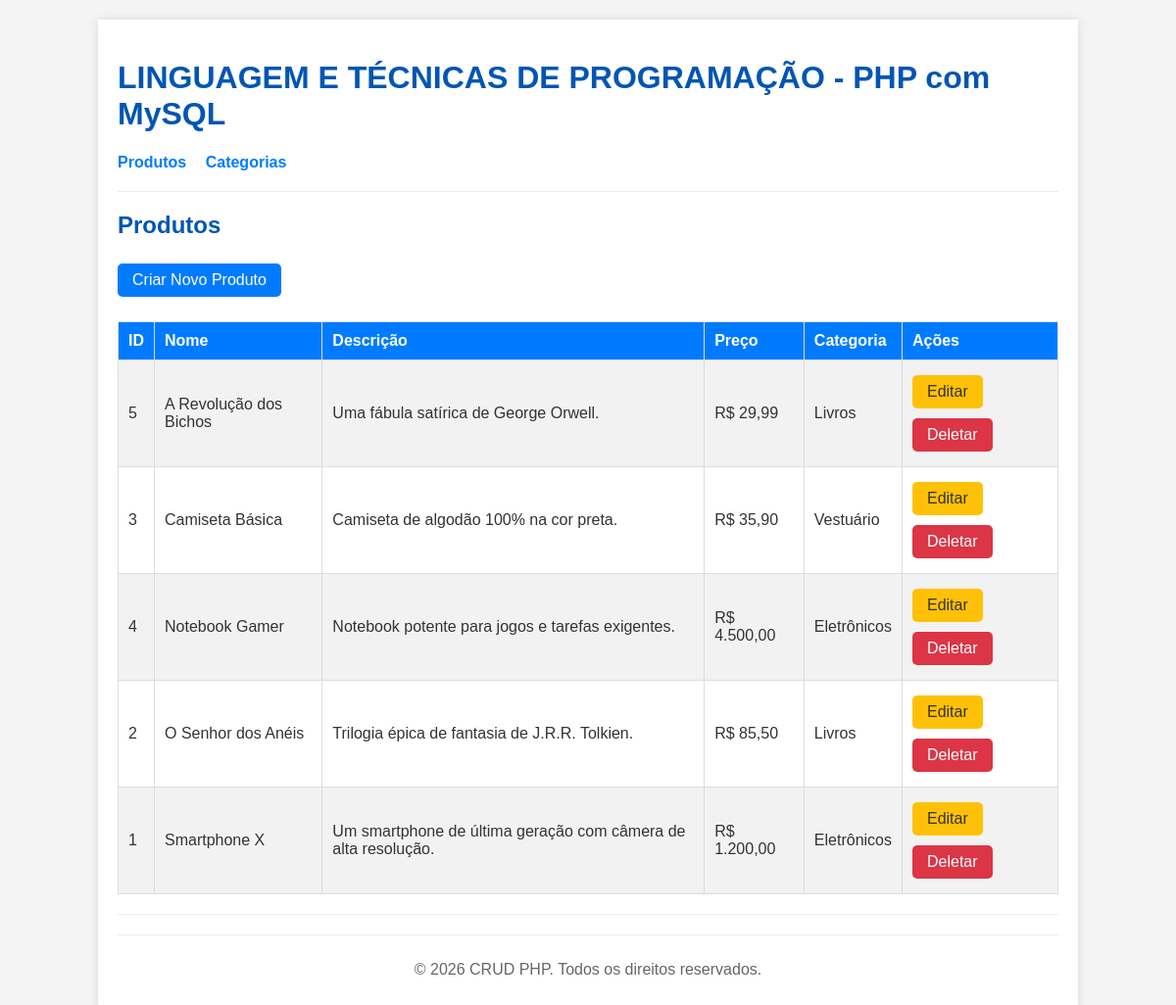
The page /public/index.php on the database its author committed.
### tables this page shows
CREATE TABLE IF NOT EXISTS `produtos` (
    `id` INT(11) NOT NULL AUTO_INCREMENT,
    `nome` VARCHAR(255) NOT NULL,
    `descricao` TEXT,
    `preco` DECIMAL(10, 2) NOT NULL,
    `categoria_id` INT(11) NOT NULL,
    PRIMARY KEY (`id`),
    FOREIGN KEY (`categoria_id`) REFERENCES `categorias`(`id`) ON DELETE CASCADE
);

CREATE TABLE IF NOT EXISTS `categorias` (
    `id` INT(11) NOT NULL AUTO_INCREMENT,
    `nome` VARCHAR(255) NOT NULL,
    PRIMARY KEY (`id`)
);

### public/index.php (called while the page is built, shortened)
<?php
$page   = $_GET["page"]   ?? "produtos";
$action = $_GET["action"] ?? "index";
$rotas = [
    "produtos" => [
        "index"  => "/../views/produtos/index_prod.php",
        "create" => "/../views/produtos/create_prod.php",
        "edit"   => "/../views/produtos/edit_prod.php",
    ],
    "categorias" => [
        "index"  => "/../views/categorias/index_cat.php",
        "create" => "/../views/categorias/create_cat.php",
        "edit"   => "/../views/categorias/edit_cat.php",
    ],
];
include __DIR__ . $rotas[$page][$action];
?>

### controllers/ProdutoController.php (called while the page is built, shortened)
<?php
include_once __DIR__ . '/../config/database.php';
include_once __DIR__ . '/../models/Produto.php';
class ProdutoController {
    private $produto;
    public function __construct() {
        $database = new Database();
        $this->conn = $database->getConnection();
        $this->produto = new Produto($this->conn);
    }
    public function index() {
        $stmt = $this->produto->read();
        $lista = $stmt->fetchAll(PDO::FETCH_ASSOC);
        return ['lista' => $lista, 'num' => count($lista)];
    }
}
?>

### config/database.php (called while the page is built, shortened)
<?php
class Database {
    private $host = "localhost";
    private $db_name = "crud_db";
    private $username = "root";
    private $password = "";
    public function getConnection() {
        $this->conn = null;
        try {
            $this->conn = new PDO(
                "mysql:host=" . $this->host . ";dbname=" . $this->db_name . ";charset=utf8mb4",
                $this->username,
                $this->password
            );
            $this->conn->setAttribute(PDO::ATTR_ERRMODE, PDO::ERRMODE_EXCEPTION);
        } catch (PDOException $exception) {
            die("Erro de conexão: " . $exception->getMessage());
        }
        return $this->conn;
    }
}
?>

### models/Produto.php (called while the page is built, shortened)
<?php
class Produto {
    private $conn;
    private $table_name = "produtos";
    public function __construct($db) {
        $this->conn = $db;
    }
    function read() {
        $query = "SELECT c.nome AS categoria_nome, p.id, p.nome, p.descricao, p.preco, p.categoria_id
                  FROM " . $this->table_name . " p
                  LEFT JOIN categorias c ON p.categoria_id = c.id
                  ORDER BY p.nome";
        $stmt = $this->conn->prepare($query);
        $stmt->execute();
        return $stmt;
    }
}
?>

### views/produtos/index_prod.php (the view)
<?php
include_once __DIR__ . '/../../controllers/ProdutoController.php';
$controller = new ProdutoController();
$data = $controller->index();
include __DIR__ . '/../includes/header.php';
?>
<h2>Produtos</h2>
<a href="/crud_php/public/index.php?page=produtos&action=create" class="button">Criar Novo Produto</a>
<?php if ($data['num'] > 0): ?>
    <table>
        <tr>
            <th>ID</th>
            <th>Nome</th>
            <th>Descrição</th>
            <th>Preço</th>
            <th>Categoria</th>
            <th>Ações</th>
        </tr>
        <?php foreach ($data['lista'] as $row): ?>
            <tr>
                <td><?php echo (int) $row['id']; ?></td>
                <td><?php echo e($row['nome']); ?></td>
                <td><?php echo e($row['descricao']); ?></td>
                <td>R$ <?php echo number_format((float) $row['preco'], 2, ',', '.'); ?></td>
                <td><?php echo e($row['categoria_nome']); ?></td>
                <td>
                    <a href="/crud_php/public/index.php?page=produtos&action=edit&id=<?php echo (int) $row['id']; ?>" class="button edit">Editar</a>
                    <a href="/crud_php/public/index.php?page=produtos&action=delete&id=<?php echo (int) $row['id']; ?>" class="button delete"
                       onclick="return confirm('Deletar este produto?');">Deletar</a>
                </td>
            </tr>
        <?php endforeach; ?>
    </table>
<?php else: ?>
    <p>Nenhum produto encontrado.</p>
<?php endif; ?>
<?php include __DIR__ . '/../includes/footer.php'; ?>

### views/includes/header.php (shortened to what this page needs)
<?php
if (!function_exists('e')) {
    function e($texto) {
        return htmlspecialchars((string) $texto, ENT_QUOTES, 'UTF-8');
    }
}
?>
<!DOCTYPE html>
<html lang="pt-br">
<head>
    <link rel="stylesheet" href="/crud_php/public/css/style.css">
</head>
<body>
    <div class="container">
        <h1>LINGUAGEM E TÉCNICAS DE PROGRAMAÇÃO - PHP com MySQL</h1>
        <nav>
            <a href="/crud_php/public/index.php?page=produtos">Produtos</a>
            <a href="/crud_php/public/index.php?page=categorias">Categorias</a>
        </nav>
        <hr>

### views/includes/footer.php (shortened to what this page needs)
        <hr>
        <footer>
            <p>&copy; <?php echo date("Y"); ?> CRUD PHP. Todos os direitos reservados.</p>
        </footer>
    </div>
</body>
</html>

### public/css/style.css (style rules this page uses)
body { font-family: Arial, sans-serif; margin: 0; padding: 0; background-color: #f4f4f4; color: #333; }
.container { width: 80%; margin: 20px auto; background-color: #fff; padding: 20px; box-shadow: 0 0 10px rgba(0, 0, 0, 0.1); }
h1, h2 { color: #0056b3; }
nav { margin-bottom: 20px; }
nav a { margin-right: 15px; text-decoration: none; color: #007bff; font-weight: bold; }
hr { border: 0; height: 1px; background-color: #eee; margin: 20px 0; }
table { width: 100%; border-collapse: collapse; margin-top: 20px; }
table, th, td { border: 1px solid #ddd; }
th, td { padding: 10px; text-align: left; }
th { background-color: #007bff; color: white; }
tr:nth-child(even) { background-color: #f2f2f2; }
.button { display: inline-block; padding: 8px 15px; margin: 5px 0; background-color: #007bff; color: white; text-decoration: none; border-radius: 5px; border: none; cursor: pointer; }
.button.edit { background-color: #ffc107; color: #333; }
.button.delete { background-color: #dc3545; }
footer { text-align: center; margin-top: 20px; padding-top: 10px; border-top: 1px solid #eee; color: #666; }

### rows shown on the page
produtos: id "5", nome "A Revolução dos Bichos", descricao "Uma fábula satírica de George Orwell.", preco "29,99", categoria.nome "Livros"
produtos: id "3", nome "Camiseta Básica", descricao "Camiseta de algodão 100% na cor preta.", preco "35,90", categoria.nome "Vestuário"
produtos: id "4", nome "Notebook Gamer", descricao "Notebook potente para jogos e tarefas exigentes.", preco "4.500,00", categoria.nome "Eletrônicos"
produtos: id "2", nome "O Senhor dos Anéis", descricao "Trilogia épica de fantasia de J.R.R. Tolkien.", preco "85,50", categoria.nome "Livros"
produtos: id "1", nome "Smartphone X", descricao "Um smartphone de última geração com câmera de alta resolução.", preco "1.200,00", categoria.nome "Eletrônicos"
